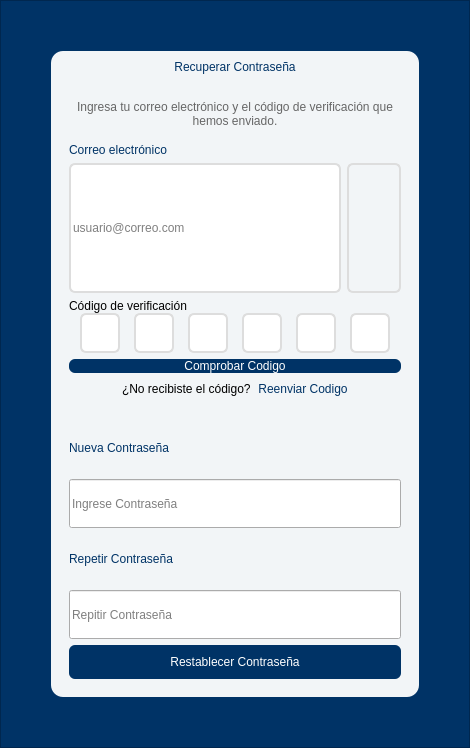
<?xml version="1.0" encoding="UTF-8"?>
<ui version="4.0">
 <class>Dialog</class>
 <widget class="QDialog" name="Dialog">
  <property name="geometry">
   <rect>
    <x>0</x>
    <y>0</y>
    <width>470</width>
    <height>748</height>
   </rect>
  </property>
  <property name="windowTitle">
   <string>Dialog</string>
  </property>
  <property name="sizeGripEnabled">
   <bool>false</bool>
  </property>
  <property name="modal">
   <bool>true</bool>
  </property>
  <layout class="QVBoxLayout" name="verticalLayout_3">
   <property name="spacing">
    <number>0</number>
   </property>
   <property name="leftMargin">
    <number>0</number>
   </property>
   <property name="topMargin">
    <number>0</number>
   </property>
   <property name="rightMargin">
    <number>0</number>
   </property>
   <property name="bottomMargin">
    <number>0</number>
   </property>
   <item>
    <widget class="QFrame" name="frame">
     <property name="styleSheet">
      <string notr="true">QFrame{
	background-color: rgb(0, 51, 102);
}</string>
     </property>
     <property name="frameShape">
      <enum>QFrame::Shape::StyledPanel</enum>
     </property>
     <property name="frameShadow">
      <enum>QFrame::Shadow::Raised</enum>
     </property>
     <layout class="QGridLayout" name="gridLayout">
      <property name="leftMargin">
       <number>50</number>
      </property>
      <property name="topMargin">
       <number>50</number>
      </property>
      <property name="rightMargin">
       <number>50</number>
      </property>
      <property name="bottomMargin">
       <number>50</number>
      </property>
      <property name="spacing">
       <number>0</number>
      </property>
      <item row="0" column="1">
       <widget class="QFrame" name="frame_2">
        <property name="styleSheet">
         <string notr="true">QFrame{
background:rgba(255, 255, 255, 0.95);
border-radius: 12px;
width: 100%;


            
}

QLabel{
	color: rgb(0, 51, 102);
	background-color: transparent;
	font: 14pt &quot;Segoe UI&quot;;
}</string>
        </property>
        <property name="frameShape">
         <enum>QFrame::Shape::StyledPanel</enum>
        </property>
        <property name="frameShadow">
         <enum>QFrame::Shadow::Raised</enum>
        </property>
        <layout class="QVBoxLayout" name="verticalLayout_5">
         <item>
          <layout class="QVBoxLayout" name="verticalLayout_4">
           <item>
            <widget class="QLabel" name="label">
             <property name="styleSheet">
              <string notr="true">font: 600 20pt &quot;Segoe UI&quot;;
padding:0px 0px;</string>
             </property>
             <property name="text">
              <string>Recuperar Contraseña</string>
             </property>
             <property name="alignment">
              <set>Qt::AlignmentFlag::AlignCenter</set>
             </property>
             <property name="margin">
              <number>0</number>
             </property>
            </widget>
           </item>
           <item>
            <widget class="QLabel" name="label_3">
             <property name="layoutDirection">
              <enum>Qt::LayoutDirection::LeftToRight</enum>
             </property>
             <property name="text">
              <string notr="true"/>
             </property>
             <property name="pixmap">
              <pixmap>../resources/images/emblemencryptedunlocked_93483.png</pixmap>
             </property>
             <property name="alignment">
              <set>Qt::AlignmentFlag::AlignCenter</set>
             </property>
             <property name="wordWrap">
              <bool>false</bool>
             </property>
            </widget>
           </item>
           <item>
            <widget class="QLabel" name="label_2">
             <property name="styleSheet">
              <string notr="true">QLabel{
	
	font: 12pt &quot;Segoe UI&quot;;
	color: rgb(102, 102, 102);
	
}</string>
             </property>
             <property name="text">
              <string>Ingresa tu correo electrónico y el código de verificación que hemos enviado.</string>
             </property>
             <property name="alignment">
              <set>Qt::AlignmentFlag::AlignCenter</set>
             </property>
             <property name="wordWrap">
              <bool>true</bool>
             </property>
            </widget>
           </item>
          </layout>
         </item>
         <item>
          <widget class="QFrame" name="frame_4">
           <property name="styleSheet">
            <string notr="true">QFrame{
background:transparent;
}
QPushButton{
	background-color: rgb(0, 51, 102);
	border: none;
    border-radius: 6px;
	font: 400 14pt &quot;Segoe UI&quot;;
	color: rgb(255, 255, 255);
 }</string>
           </property>
           <property name="frameShape">
            <enum>QFrame::Shape::StyledPanel</enum>
           </property>
           <property name="frameShadow">
            <enum>QFrame::Shadow::Raised</enum>
           </property>
           <layout class="QVBoxLayout" name="verticalLayout_6">
            <item>
             <widget class="QLabel" name="user_label_2">
              <property name="text">
               <string>Correo electrónico</string>
              </property>
             </widget>
            </item>
            <item>
             <layout class="QHBoxLayout" name="horizontalLayout_3" stretch="5,1">
              <item>
               <widget class="QLineEdit" name="correo_input">
                <property name="sizePolicy">
                 <sizepolicy hsizetype="Expanding" vsizetype="Expanding">
                  <horstretch>0</horstretch>
                  <verstretch>0</verstretch>
                 </sizepolicy>
                </property>
                <property name="styleSheet">
                 <string notr="true">border: 2px solid #ddd;
border-radius: 6px;</string>
                </property>
                <property name="placeholderText">
                 <string>usuario@correo.com</string>
                </property>
               </widget>
              </item>
              <item>
               <widget class="QPushButton" name="emailButton">
                <property name="sizePolicy">
                 <sizepolicy hsizetype="Minimum" vsizetype="Expanding">
                  <horstretch>0</horstretch>
                  <verstretch>0</verstretch>
                 </sizepolicy>
                </property>
                <property name="layoutDirection">
                 <enum>Qt::LayoutDirection::RightToLeft</enum>
                </property>
                <property name="styleSheet">
                 <string notr="true">border: 2px solid #ddd;
border-radius: 6px;
background-color: transparent;</string>
                </property>
                <property name="text">
                 <string/>
                </property>
                <property name="icon">
                 <iconset>
                  <normaloff>../resources/images/sendmail.png</normaloff>../resources/images/sendmail.png</iconset>
                </property>
                <property name="iconSize">
                 <size>
                  <width>30</width>
                  <height>30</height>
                 </size>
                </property>
               </widget>
              </item>
             </layout>
            </item>
            <item>
             <layout class="QVBoxLayout" name="verticalLayout_2">
              <property name="spacing">
               <number>0</number>
              </property>
              <item>
               <widget class="QLabel" name="password_label_2">
                <property name="styleSheet">
                 <string notr="true">color: rgb(0, 0, 0);
font: 350 14pt &quot;Segoe UI&quot;;
</string>
                </property>
                <property name="text">
                 <string>Código de verificación</string>
                </property>
                <property name="alignment">
                 <set>Qt::AlignmentFlag::AlignBottom|Qt::AlignmentFlag::AlignLeading|Qt::AlignmentFlag::AlignLeft</set>
                </property>
                <property name="wordWrap">
                 <bool>false</bool>
                </property>
               </widget>
              </item>
              <item>
               <layout class="QHBoxLayout" name="horizontalLayout_2">
                <property name="spacing">
                 <number>3</number>
                </property>
                <item>
                 <widget class="QLineEdit" name="codigo_input1">
                  <property name="sizePolicy">
                   <sizepolicy hsizetype="Maximum" vsizetype="Maximum">
                    <horstretch>0</horstretch>
                    <verstretch>0</verstretch>
                   </sizepolicy>
                  </property>
                  <property name="minimumSize">
                   <size>
                    <width>40</width>
                    <height>40</height>
                   </size>
                  </property>
                  <property name="maximumSize">
                   <size>
                    <width>40</width>
                    <height>40</height>
                   </size>
                  </property>
                  <property name="cursor">
                   <cursorShape>ArrowCursor</cursorShape>
                  </property>
                  <property name="mouseTracking">
                   <bool>false</bool>
                  </property>
                  <property name="styleSheet">
                   <string notr="true">border: 2px solid #ddd;
border-radius: 6px;
font: 550 12pt &quot;Segoe UI&quot;;
</string>
                  </property>
                  <property name="text">
                   <string/>
                  </property>
                  <property name="maxLength">
                   <number>1</number>
                  </property>
                  <property name="echoMode">
                   <enum>QLineEdit::EchoMode::Normal</enum>
                  </property>
                  <property name="alignment">
                   <set>Qt::AlignmentFlag::AlignCenter</set>
                  </property>
                  <property name="dragEnabled">
                   <bool>false</bool>
                  </property>
                  <property name="placeholderText">
                   <string notr="true"/>
                  </property>
                 </widget>
                </item>
                <item>
                 <widget class="QLineEdit" name="codigo_input2">
                  <property name="sizePolicy">
                   <sizepolicy hsizetype="Maximum" vsizetype="Maximum">
                    <horstretch>0</horstretch>
                    <verstretch>0</verstretch>
                   </sizepolicy>
                  </property>
                  <property name="minimumSize">
                   <size>
                    <width>40</width>
                    <height>40</height>
                   </size>
                  </property>
                  <property name="maximumSize">
                   <size>
                    <width>40</width>
                    <height>40</height>
                   </size>
                  </property>
                  <property name="cursor">
                   <cursorShape>ArrowCursor</cursorShape>
                  </property>
                  <property name="mouseTracking">
                   <bool>false</bool>
                  </property>
                  <property name="styleSheet">
                   <string notr="true">border: 2px solid #ddd;
border-radius: 6px;
font: 550 12pt &quot;Segoe UI&quot;;
</string>
                  </property>
                  <property name="text">
                   <string/>
                  </property>
                  <property name="maxLength">
                   <number>1</number>
                  </property>
                  <property name="echoMode">
                   <enum>QLineEdit::EchoMode::Normal</enum>
                  </property>
                  <property name="alignment">
                   <set>Qt::AlignmentFlag::AlignCenter</set>
                  </property>
                  <property name="dragEnabled">
                   <bool>false</bool>
                  </property>
                  <property name="placeholderText">
                   <string notr="true"/>
                  </property>
                 </widget>
                </item>
                <item>
                 <widget class="QLineEdit" name="codigo_input3">
                  <property name="sizePolicy">
                   <sizepolicy hsizetype="Fixed" vsizetype="Fixed">
                    <horstretch>0</horstretch>
                    <verstretch>0</verstretch>
                   </sizepolicy>
                  </property>
                  <property name="minimumSize">
                   <size>
                    <width>40</width>
                    <height>40</height>
                   </size>
                  </property>
                  <property name="maximumSize">
                   <size>
                    <width>40</width>
                    <height>40</height>
                   </size>
                  </property>
                  <property name="cursor">
                   <cursorShape>ArrowCursor</cursorShape>
                  </property>
                  <property name="mouseTracking">
                   <bool>false</bool>
                  </property>
                  <property name="styleSheet">
                   <string notr="true">border: 2px solid #ddd;
border-radius: 6px;
font: 550 12pt &quot;Segoe UI&quot;;
</string>
                  </property>
                  <property name="text">
                   <string/>
                  </property>
                  <property name="maxLength">
                   <number>1</number>
                  </property>
                  <property name="echoMode">
                   <enum>QLineEdit::EchoMode::Normal</enum>
                  </property>
                  <property name="alignment">
                   <set>Qt::AlignmentFlag::AlignCenter</set>
                  </property>
                  <property name="dragEnabled">
                   <bool>false</bool>
                  </property>
                  <property name="placeholderText">
                   <string notr="true"/>
                  </property>
                 </widget>
                </item>
                <item>
                 <widget class="QLineEdit" name="codigo_input4">
                  <property name="sizePolicy">
                   <sizepolicy hsizetype="Fixed" vsizetype="Fixed">
                    <horstretch>0</horstretch>
                    <verstretch>0</verstretch>
                   </sizepolicy>
                  </property>
                  <property name="minimumSize">
                   <size>
                    <width>40</width>
                    <height>40</height>
                   </size>
                  </property>
                  <property name="maximumSize">
                   <size>
                    <width>40</width>
                    <height>40</height>
                   </size>
                  </property>
                  <property name="cursor">
                   <cursorShape>ArrowCursor</cursorShape>
                  </property>
                  <property name="mouseTracking">
                   <bool>false</bool>
                  </property>
                  <property name="styleSheet">
                   <string notr="true">border: 2px solid #ddd;
border-radius: 6px;
font: 550 12pt &quot;Segoe UI&quot;;
</string>
                  </property>
                  <property name="text">
                   <string/>
                  </property>
                  <property name="maxLength">
                   <number>1</number>
                  </property>
                  <property name="echoMode">
                   <enum>QLineEdit::EchoMode::Normal</enum>
                  </property>
                  <property name="alignment">
                   <set>Qt::AlignmentFlag::AlignCenter</set>
                  </property>
                  <property name="dragEnabled">
                   <bool>false</bool>
                  </property>
                  <property name="placeholderText">
                   <string notr="true"/>
                  </property>
                 </widget>
                </item>
                <item>
                 <widget class="QLineEdit" name="codigo_input5">
                  <property name="sizePolicy">
                   <sizepolicy hsizetype="Fixed" vsizetype="Fixed">
                    <horstretch>0</horstretch>
                    <verstretch>0</verstretch>
                   </sizepolicy>
                  </property>
                  <property name="minimumSize">
                   <size>
                    <width>40</width>
                    <height>40</height>
                   </size>
                  </property>
                  <property name="maximumSize">
                   <size>
                    <width>40</width>
                    <height>40</height>
                   </size>
                  </property>
                  <property name="cursor">
                   <cursorShape>ArrowCursor</cursorShape>
                  </property>
                  <property name="mouseTracking">
                   <bool>false</bool>
                  </property>
                  <property name="styleSheet">
                   <string notr="true">border: 2px solid #ddd;
border-radius: 6px;
font: 550 12pt &quot;Segoe UI&quot;;
</string>
                  </property>
                  <property name="text">
                   <string/>
                  </property>
                  <property name="maxLength">
                   <number>1</number>
                  </property>
                  <property name="echoMode">
                   <enum>QLineEdit::EchoMode::Normal</enum>
                  </property>
                  <property name="alignment">
                   <set>Qt::AlignmentFlag::AlignCenter</set>
                  </property>
                  <property name="dragEnabled">
                   <bool>false</bool>
                  </property>
                  <property name="placeholderText">
                   <string notr="true"/>
                  </property>
                 </widget>
                </item>
                <item>
                 <widget class="QLineEdit" name="codigo_input6">
                  <property name="sizePolicy">
                   <sizepolicy hsizetype="Fixed" vsizetype="Fixed">
                    <horstretch>0</horstretch>
                    <verstretch>0</verstretch>
                   </sizepolicy>
                  </property>
                  <property name="minimumSize">
                   <size>
                    <width>40</width>
                    <height>40</height>
                   </size>
                  </property>
                  <property name="maximumSize">
                   <size>
                    <width>40</width>
                    <height>40</height>
                   </size>
                  </property>
                  <property name="cursor">
                   <cursorShape>ArrowCursor</cursorShape>
                  </property>
                  <property name="mouseTracking">
                   <bool>false</bool>
                  </property>
                  <property name="tabletTracking">
                   <bool>false</bool>
                  </property>
                  <property name="styleSheet">
                   <string notr="true">border: 2px solid #ddd;
border-radius: 6px;
font: 550 12pt &quot;Segoe UI&quot;;
</string>
                  </property>
                  <property name="inputMask">
                   <string/>
                  </property>
                  <property name="text">
                   <string/>
                  </property>
                  <property name="maxLength">
                   <number>1</number>
                  </property>
                  <property name="echoMode">
                   <enum>QLineEdit::EchoMode::Normal</enum>
                  </property>
                  <property name="alignment">
                   <set>Qt::AlignmentFlag::AlignCenter</set>
                  </property>
                  <property name="dragEnabled">
                   <bool>false</bool>
                  </property>
                  <property name="readOnly">
                   <bool>false</bool>
                  </property>
                  <property name="placeholderText">
                   <string notr="true"/>
                  </property>
                  <property name="cursorMoveStyle">
                   <enum>Qt::CursorMoveStyle::LogicalMoveStyle</enum>
                  </property>
                  <property name="clearButtonEnabled">
                   <bool>false</bool>
                  </property>
                 </widget>
                </item>
               </layout>
              </item>
             </layout>
            </item>
            <item>
             <widget class="QPushButton" name="comprobarButton">
              <property name="text">
               <string>Comprobar Codigo</string>
              </property>
             </widget>
            </item>
            <item>
             <layout class="QHBoxLayout" name="horizontalLayout">
              <property name="spacing">
               <number>4</number>
              </property>
              <item>
               <spacer name="horizontalSpacer">
                <property name="orientation">
                 <enum>Qt::Orientation::Horizontal</enum>
                </property>
                <property name="sizeHint" stdset="0">
                 <size>
                  <width>40</width>
                  <height>20</height>
                 </size>
                </property>
               </spacer>
              </item>
              <item>
               <widget class="QLabel" name="label_4">
                <property name="styleSheet">
                 <string notr="true">QLabel{
	background-color: transparent;
	font: 9pt &quot;Segoe UI&quot;;
	color: #000000;
	padding:0;

}</string>
                </property>
                <property name="text">
                 <string>¿No recibiste el código? </string>
                </property>
               </widget>
              </item>
              <item>
               <widget class="QPushButton" name="ReenviarCodigoButton">
                <property name="cursor">
                 <cursorShape>PointingHandCursor</cursorShape>
                </property>
                <property name="layoutDirection">
                 <enum>Qt::LayoutDirection::LeftToRight</enum>
                </property>
                <property name="styleSheet">
                 <string notr="true">QPushButton{
	background-color: transparent;
	font: 9pt &quot;Segoe UI&quot;;
	color: rgb(0, 51, 102);
	padding:0;
}
QPushButton:hover{
	
	font: 9pt &quot;Segoe UI&quot;;
	text-decoration: underline;
	color: rgb(0, 89, 179);
}</string>
                </property>
                <property name="text">
                 <string>Reenviar Codigo</string>
                </property>
               </widget>
              </item>
              <item>
               <spacer name="horizontalSpacer_2">
                <property name="orientation">
                 <enum>Qt::Orientation::Horizontal</enum>
                </property>
                <property name="sizeHint" stdset="0">
                 <size>
                  <width>40</width>
                  <height>20</height>
                 </size>
                </property>
               </spacer>
              </item>
             </layout>
            </item>
           </layout>
          </widget>
         </item>
         <item>
          <widget class="QFrame" name="frame_3">
           <property name="styleSheet">
            <string notr="true">QFrame{
background:transparent;
}
QPushButton{
	background-color: rgb(0, 51, 102);
	border: none;
    border-radius: 6px;
	font: 400 14pt &quot;Segoe UI&quot;;
	color: rgb(255, 255, 255);
 }</string>
           </property>
           <property name="frameShape">
            <enum>QFrame::Shape::StyledPanel</enum>
           </property>
           <property name="frameShadow">
            <enum>QFrame::Shadow::Raised</enum>
           </property>
           <layout class="QVBoxLayout" name="verticalLayout" stretch="1,1,1,1,1">
            <property name="spacing">
             <number>6</number>
            </property>
            <property name="leftMargin">
             <number>9</number>
            </property>
            <property name="topMargin">
             <number>9</number>
            </property>
            <property name="rightMargin">
             <number>9</number>
            </property>
            <property name="bottomMargin">
             <number>9</number>
            </property>
            <item>
             <widget class="QLabel" name="user_label">
              <property name="text">
               <string>Nueva Contraseña</string>
              </property>
             </widget>
            </item>
            <item>
             <widget class="QLineEdit" name="newpassword_input">
              <property name="enabled">
               <bool>true</bool>
              </property>
              <property name="sizePolicy">
               <sizepolicy hsizetype="Expanding" vsizetype="Expanding">
                <horstretch>0</horstretch>
                <verstretch>0</verstretch>
               </sizepolicy>
              </property>
              <property name="echoMode">
               <enum>QLineEdit::EchoMode::Password</enum>
              </property>
              <property name="readOnly">
               <bool>true</bool>
              </property>
              <property name="placeholderText">
               <string>Ingrese Contraseña</string>
              </property>
             </widget>
            </item>
            <item>
             <widget class="QLabel" name="password_label">
              <property name="text">
               <string>Repetir Contraseña</string>
              </property>
             </widget>
            </item>
            <item>
             <widget class="QLineEdit" name="repeatpassword_input">
              <property name="enabled">
               <bool>true</bool>
              </property>
              <property name="sizePolicy">
               <sizepolicy hsizetype="Expanding" vsizetype="Expanding">
                <horstretch>0</horstretch>
                <verstretch>0</verstretch>
               </sizepolicy>
              </property>
              <property name="text">
               <string/>
              </property>
              <property name="echoMode">
               <enum>QLineEdit::EchoMode::Password</enum>
              </property>
              <property name="readOnly">
               <bool>true</bool>
              </property>
              <property name="placeholderText">
               <string>Repitir Contraseña</string>
              </property>
             </widget>
            </item>
            <item>
             <widget class="QPushButton" name="restablecerButton">
              <property name="autoFillBackground">
               <bool>false</bool>
              </property>
              <property name="styleSheet">
               <string notr="true">padding-top: 10px;
padding-bottom: 10px;</string>
              </property>
              <property name="text">
               <string>Restablecer Contraseña</string>
              </property>
             </widget>
            </item>
           </layout>
          </widget>
         </item>
        </layout>
       </widget>
      </item>
     </layout>
    </widget>
   </item>
  </layout>
 </widget>
 <resources/>
 <connections/>
</ui>
